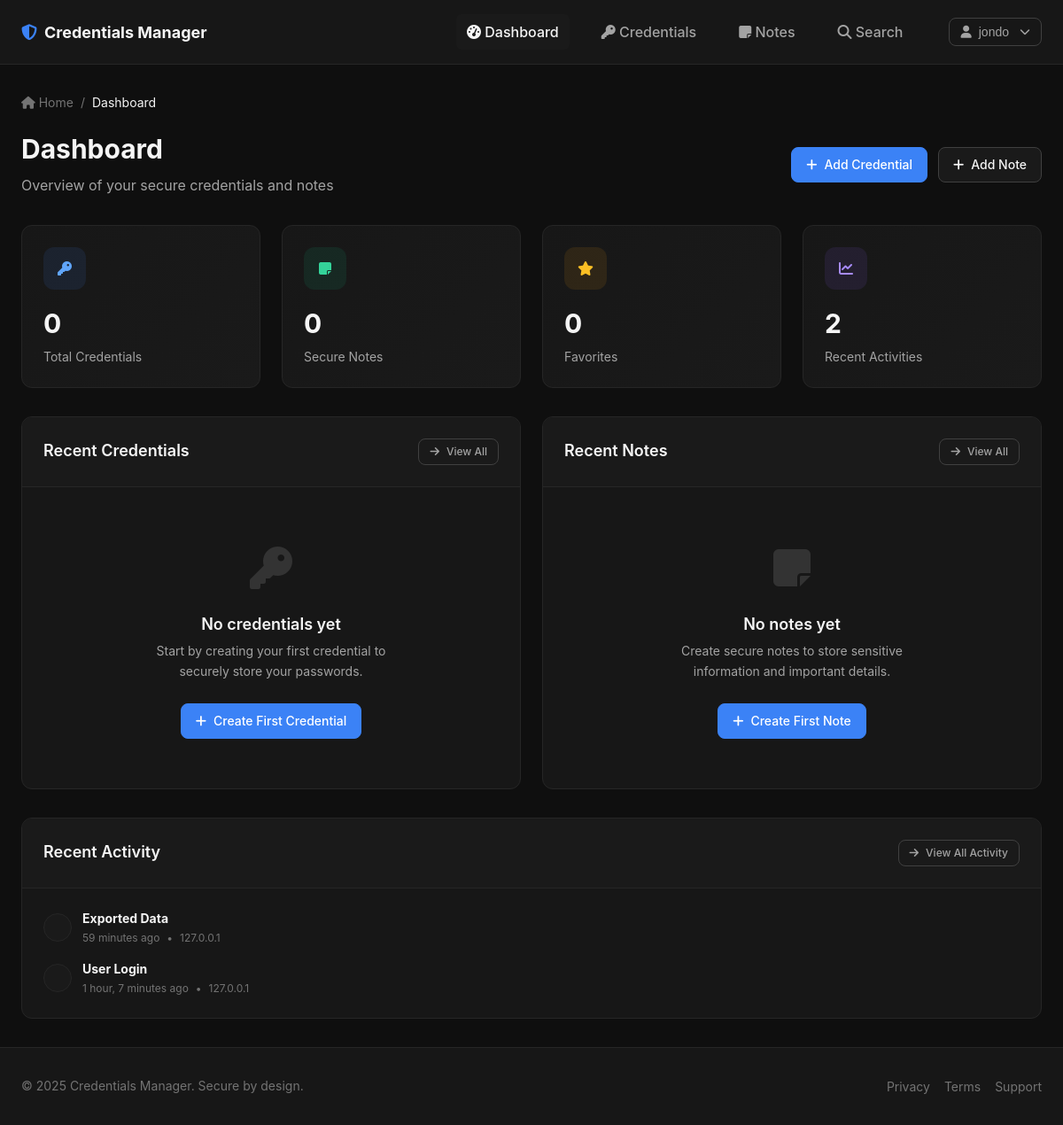
Screenshot of / (signed in) with the database file from the repository.
### apps/backend/models.py (models this page shows, shortened)
class ActivityLog(models.Model):
    ACTION_TYPES = [
        ('login', 'User Login'),
        ('logout', 'User Logout'),
        ('create_credential', 'Created Credential'),
        ('view_credential', 'Viewed Credential'),
        ('update_credential', 'Updated Credential'),
        ('delete_credential', 'Deleted Credential'),
        ('create_note', 'Created Note'),
        ('view_note', 'Viewed Note'),
        ('update_note', 'Updated Note'),
        ('delete_note', 'Deleted Note'),
        ('export_data', 'Exported Data'),
    ]
    user = models.ForeignKey(User, on_delete=models.CASCADE, related_name='activity_logs')
    action = models.CharField(max_length=50, choices=ACTION_TYPES)
    description = models.CharField(max_length=500)
    ip_address = models.GenericIPAddressField(blank=True, null=True)
    user_agent = models.TextField(blank=True, null=True)
    timestamp = models.DateTimeField(auto_now_add=True)
    class Meta:
        ordering = ['-timestamp']

### apps/frontend/views.py (the view)
# urls.py: path('', views.dashboard, name='dashboard'),
@login_required
def dashboard(request):
    dashboard_data = DashboardManager.get_dashboard_stats(request.user)
    context = {
        'total_credentials': dashboard_data['total_credentials'],
        'total_notes': dashboard_data['total_notes'],
        'favorite_credentials': dashboard_data['favorite_credentials'],
        'favorite_notes': dashboard_data['favorite_notes'],
        'recent_activities': dashboard_data['recent_activities'],
        'recent_credentials': dashboard_data['recent_credentials'],
        'recent_notes': dashboard_data['recent_notes'],
        'credential_types': dashboard_data['credential_types'],
    }
    return render(request, 'frontend/dashboard.html', context)

### apps/frontend/templates/frontend/dashboard.html (shortened to what this page needs)
{% extends 'layouts/base.html' %}
{% load home_filters %}
{% block breadcrumb_items %}
<span class="breadcrumb-separator">/</span>
<span class="breadcrumb-item active">Dashboard</span>
{% endblock %}
{% block content %}
<div class="page-header">
    <div class="d-flex justify-content-between align-items-center">
        <div>
            <h1 class="page-title">Dashboard</h1>
            <p class="page-subtitle">Overview of your secure credentials and notes</p>
        </div>
        <div class="d-flex gap-3">
            <a href="{% url 'frontend:credential_create' %}" class="btn btn-primary">
                <i class="fas fa-plus"></i>
                Add Credential
            </a>
            <a href="{% url 'frontend:note_create' %}" class="btn btn-secondary">
                <i class="fas fa-plus"></i>
                Add Note
            </a>
        </div>
    </div>
</div>
<div class="stats-grid">
    <div class="stat-card">
        <div class="stat-icon">
            <i class="fas fa-key"></i>
        </div>
        <div class="stat-value">{{ total_credentials }}</div>
        <div class="stat-label">Total Credentials</div>
    </div>
    <div class="stat-card">
        <div class="stat-icon" style="background-color: rgba(16, 185, 129, 0.1); color: var(--cursor-green-light);">
            <i class="fas fa-sticky-note"></i>
        </div>
        <div class="stat-value">{{ total_notes }}</div>
        <div class="stat-label">Secure Notes</div>
    </div>
    <div class="stat-card">
        <div class="stat-icon" style="background-color: rgba(245, 158, 11, 0.1); color: var(--cursor-yellow-light);">
            <i class="fas fa-star"></i>
        </div>
        <div class="stat-value">{{ favorite_credentials|add:favorite_notes }}</div>
        <div class="stat-label">Favorites</div>
    </div>
    <div class="stat-card">
        <div class="stat-icon" style="background-color: rgba(139, 92, 246, 0.1); color: var(--cursor-purple-light);">
            <i class="fas fa-chart-line"></i>
        </div>
        <div class="stat-value">{{ recent_activities|length }}</div>
        <div class="stat-label">Recent Activities</div>
    </div>
</div>
<div style="display: grid; grid-template-columns: repeat(auto-fit, minmax(500px, 1fr)); gap: var(--space-6);">
    <div class="card">
        <div class="card-header">
            <div class="d-flex justify-content-between align-items-center">
                <h3 class="card-title">Recent Credentials</h3>
                <a href="{% url 'frontend:credentials_list' %}" class="btn btn-sm btn-outline">
                    <i class="fas fa-arrow-right"></i>
                    View All
                </a>
            </div>
        </div>
        <div class="card-body">
            {% if recent_credentials %}
                <div class="list-group">
                    {% for credential in recent_credentials %}
                        <div class="list-item">
                            <div class="list-item-icon">
                                <i class="{{ credential.get_type_icon }}"></i>
                            </div>
                            <div class="list-item-content">
                                <div class="list-item-header">
                                    <a href="{% url 'frontend:credential_detail' credential.pk %}" class="list-item-title">
                                        {{ credential.label }}
                                    </a>
                                    {% if credential.is_favorite %}
                                        <i class="fas fa-star" style="color: var(--cursor-yellow-light); font-size: var(--font-size-xs);"></i>
                                    {% endif %}
                                </div>
                                <div class="list-item-subtitle">{{ credential.get_type_display }}</div>
                            </div>
                            <div class="list-item-meta">{{ credential.updated_at|timesince }} ago</div>
                        </div>
                        {% if not forloop.last %}
                            <div class="list-divider"></div>
                        {% endif %}
                    {% endfor %}
                </div>
            {% else %}
                <div class="empty-state">
                    <div class="empty-state-icon">
                        <i class="fas fa-key"></i>
                    </div>
                    <h4 class="empty-state-title">No credentials yet</h4>
                    <p class="empty-state-description">Start by creating your first credential to securely store your passwords.</p>
                    <a href="{% url 'frontend:credential_create' %}" class="btn btn-primary">
                        <i class="fas fa-plus"></i>
                        Create First Credential
                    </a>
                </div>
            {% endif %}
        </div>
    </div>
    <div class="card">
        <div class="card-header">
            <div class="d-flex justify-content-between align-items-center">
                <h3 class="card-title">Recent Notes</h3>
                <a href="{% url 'frontend:notes_list' %}" class="btn btn-sm btn-outline">
                    <i class="fas fa-arrow-right"></i>
                    View All
                </a>
            </div>
        </div>
        <div class="card-body">
            {% if recent_notes %}
                <div class="list-group">
                    {% for note in recent_notes %}
                        <div class="list-item">
                            <div class="list-item-icon" style="color: var(--cursor-green-light);">
                                <i class="{{ note.get_type_icon }}"></i>
                            </div>
                            <div class="list-item-content">
                                <div class="list-item-header">
                                    <a href="{% url 'frontend:note_detail' note.pk %}" class="list-item-title">
                                        {{ note.title }}
                                    </a>
                                    {% if note.is_favorite %}
                                        <i class="fas fa-star" style="color: var(--cursor-yellow-light); font-size: var(--font-size-xs);"></i>
                                    {% endif %}
                                </div>
                                <div class="list-item-subtitle">{{ note.get_type_display }}</div>
                            </div>
                            <div class="list-item-meta">{{ note.updated_at|timesince }} ago</div>
                        </div>
                        {% if not forloop.last %}
                            <div class="list-divider"></div>
                        {% endif %}
                    {% endfor %}
                </div>
            {% else %}
                <div class="empty-state">
                    <div class="empty-state-icon">
                        <i class="fas fa-sticky-note"></i>
                    </div>
                    <h4 class="empty-state-title">No notes yet</h4>
                    <p class="empty-state-description">Create secure notes to store sensitive information and important details.</p>
                    <a href="{% url 'frontend:note_create' %}" class="btn btn-primary">
                        <i class="fas fa-plus"></i>
                        Create First Note
                    </a>
                </div>
            {% endif %}
        </div>
    </div>
</div>
{% if recent_activities %}
<div class="card" style="margin-top: var(--space-8);">
    <div class="card-header">
        <div class="d-flex justify-content-between align-items-center">
            <h3 class="card-title">Recent Activity</h3>
            <a href="{% url 'frontend:activity_log' %}" class="btn btn-sm btn-outline">
                <i class="fas fa-arrow-right"></i>
                View All Activity
            </a>
        </div>
    </div>
    <div class="card-body">
        <div class="activity-timeline">
            {% for activity in recent_activities %}
                <div class="activity-item">
                    <div class="activity-icon">
                    </div>
                    <div class="activity-content">
                        <div class="activity-description">
                            <strong>{{ activity.get_action_display }}</strong>
                        </div>
                        <div class="activity-meta">
                            <span class="activity-time">{{ activity.timestamp|timesince }} ago</span>
                            {% if activity.ip_address %}
                                <span class="activity-separator">•</span>
                                <span class="activity-ip">{{ activity.ip_address }}</span>
                            {% endif %}
                        </div>
                    </div>
                </div>
            {% endfor %}
        </div>
    </div>
</div>
{% endif %}
{% endblock %}

### apps/frontend/templates/layouts/base.html (shortened to what this page needs)
<!DOCTYPE html>
<html lang="en" data-theme="dark">
<head>
    <link rel="stylesheet" href="{% load static %}{% static 'frontend/css/main.css' %}">
    <link rel="stylesheet" href="https://cdnjs.cloudflare.com/ajax/libs/font-awesome/6.4.0/css/all.min.css">
</head>
<body class="page-wrapper">
    <nav class="navbar">
        <div class="container">
            <div class="d-flex align-items-center justify-content-between" style="padding: var(--space-4) 0;">
                <a href="{% url 'frontend:dashboard' %}" class="navbar-brand">
                    <i class="fas fa-shield-alt" style="color: var(--color-accent-primary);"></i>
                    <span>Credentials Manager</span>
                </a>
                {% if user.is_authenticated %}
                <div class="navbar-nav">
                    <a href="{% url 'frontend:dashboard' %}" class="nav-link {% if request.resolver_match.url_name == 'dashboard' %}active{% endif %}">
                        <i class="fas fa-tachometer-alt"></i>
                        Dashboard
                    </a>
                    <a href="{% url 'frontend:credentials_list' %}" class="nav-link {% if 'credential' in request.resolver_match.url_name %}active{% endif %}">
                        <i class="fas fa-key"></i>
                        Credentials
                    </a>
                    <a href="{% url 'frontend:notes_list' %}" class="nav-link {% if 'note' in request.resolver_match.url_name %}active{% endif %}">
                        <i class="fas fa-sticky-note"></i>
                        Notes
                    </a>
                    <a href="{% url 'frontend:search' %}" class="nav-link {% if request.resolver_match.url_name == 'search' %}active{% endif %}">
                        <i class="fas fa-search"></i>
                        Search
                    </a>
                    <div style="position: relative; margin-left: var(--space-4);">
                        <button id="user-menu-btn" class="btn btn-outline" style="padding: var(--space-2) var(--space-3);">
                            <i class="fas fa-user"></i>
                            {{ user.username }}
                            <i class="fas fa-chevron-down" style="font-size: 0.75rem; margin-left: var(--space-1);"></i>
                        </button>
                    </div>
                </div>
                 {% endif %}
            </div>
        </div>
    </nav>
    <main class="main-content">
        <div class="container">
            {% block breadcrumb %}
            {% if user.is_authenticated %}
            <nav class="breadcrumb">
                <a href="{% url 'frontend:dashboard' %}" class="breadcrumb-item">
                    <i class="fas fa-home"></i>
                    Home
                </a>
                {% block breadcrumb_items %}{% endblock %}
            </nav>
            {% endif %}
            {% endblock %}
            {% block content %}{% endblock %}
        </div>
    </main>
    <footer style="background-color: var(--color-bg-secondary); border-top: 1px solid var(--color-border-primary); padding: var(--space-8) 0;">
        <div class="container">
            <div class="d-flex justify-content-between align-items-center" style="flex-wrap: wrap; gap: var(--space-4);">
                <div>
                    <p style="margin: 0; color: var(--color-text-tertiary); font-size: var(--font-size-sm);">
                        &copy; 2025 Credentials Manager. Secure by design.
                    </p>
                </div>
                <div class="d-flex gap-4">
                    <a href="#" style="color: var(--color-text-tertiary); font-size: var(--font-size-sm);">Privacy</a>
                    <a href="#" style="color: var(--color-text-tertiary); font-size: var(--font-size-sm);">Terms</a>
                    <a href="#" style="color: var(--color-text-tertiary); font-size: var(--font-size-sm);">Support</a>
                </div>
            </div>
        </div>
    </footer>
    <script src="{% load static %}{% static 'frontend/js/main.js' %}"></script>
</body>
</html>

### rows the page displays
ActivityLog: action "Exported Data", timestamp "59 minutes", ip_address "127.0.0.1"
ActivityLog: action "User Login", timestamp "1 hour, 7 minutes", ip_address "127.0.0.1"

### other values shown
{{ user.username }} "jondo"
{{ total_credentials }} "0"
{{ total_notes }} "0"
{{ favorite_credentials|add:favorite_notes }} "0"
{{ recent_activities|length }} "2"
